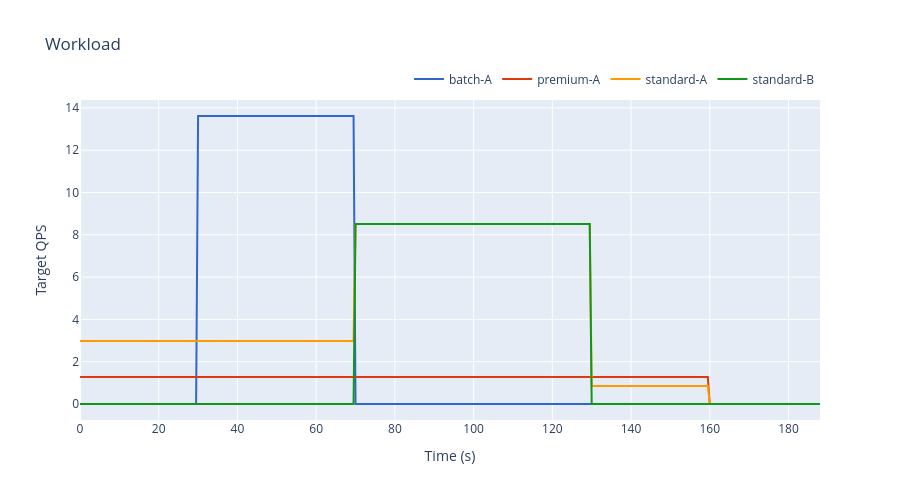

Notebook code for this chart:
### Markdown cell above
## Workload Chart

Stacked area chart showing target QPS over time for each tenant.

### Code cell
# Create stacked area chart for Workload
fig = go.Figure()

# Sort tenants for consistent ordering
tenants = sorted(df['tenant'].unique())

# Add a trace for each tenant
for i, tenant in enumerate(tenants):
    tenant_data = df[df['tenant'] == tenant].sort_values('t')
    
    fig.add_trace(go.Scatter(
        x=tenant_data['t'],
        y=tenant_data['target_qps'],
        name=tenant,
        #stackgroup='one',
        mode='lines',
        line=dict(width=2, color=colors[i % len(colors)]),
        fill='none'
    ))

# Update layout with consistent styling
fig.update_layout(
    title="Workload",
    xaxis_title="Time (s)",
    yaxis_title="Target QPS",
    hovermode="x unified",
    legend=dict(
        orientation="h",
        yanchor="bottom",
        y=1.02,
        xanchor="right",
        x=1
    ),
    height=500
)

# Store figure for export
figures['workload'] = fig

fig.show()

### Figure 1 — Plotly figure (JSON) as saved in the notebook; plotly's stock layout.template omitted (floating-point values rounded to 4 significant figures; data arrays with more than 128 entries replaced by an {"elided": "..."} marker saying what was removed)
{"data": [{"fill": "none", "line": {"color": "#3366CC", "width": 2}, "mode": "lines", "name": "batch-A", "x": {"elided": "377 float values"}, "y": {"elided": "377 float values"}, "type": "scatter"}, {"fill": "none", "line": {"color": "#DC3912", "width": 2}, "mode": "lines", "name": "premium-A", "x": {"elided": "377 float values"}, "y": {"elided": "377 float values"}, "type": "scatter"}, {"fill": "none", "line": {"color": "#FF9900", "width": 2}, "mode": "lines", "name": "standard-A", "x": {"elided": "377 float values"}, "y": {"elided": "377 float values"}, "type": "scatter"}, {"fill": "none", "line": {"color": "#109618", "width": 2}, "mode": "lines", "name": "standard-B", "x": {"elided": "377 float values"}, "y": {"elided": "377 float values"}, "type": "scatter"}], "layout": {"legend": {"orientation": "h", "yanchor": "bottom", "y": 1.02, "xanchor": "right", "x": 1}, "title": {"text": "Workload"}, "xaxis": {"title": {"text": "Time (s)"}}, "yaxis": {"title": {"text": "Target QPS"}}, "hovermode": "x unified", "height": 500}}
